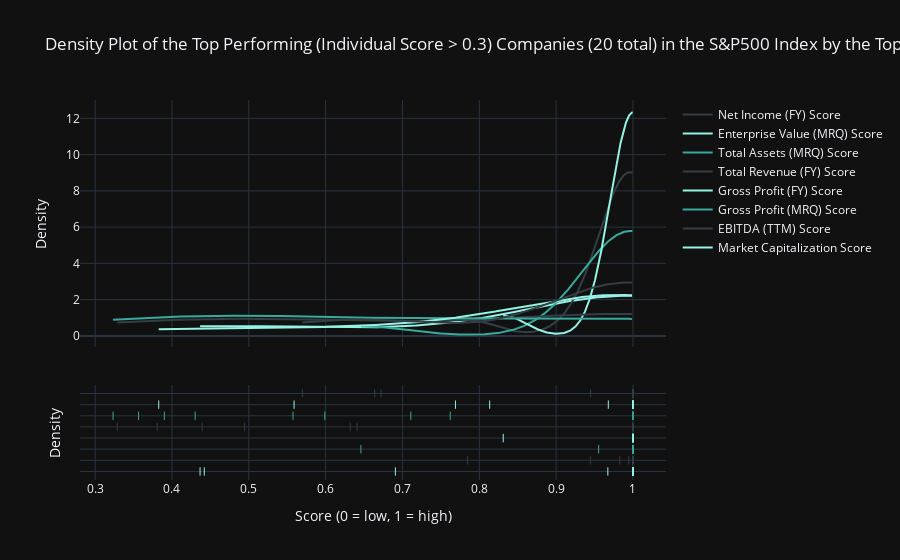

Notebook code cell kept with this figure:
### Markdown cell above
The density plot of the top predictors for equity performance exhbits a clear leftwards-skewed distribution trend compared to the density plot of the weakest predictors. These plots further process the excess noise from the faceted binary heat map plot by suggesting that **the top predictors for equity performance are those that most companies perform poorly on**. Therefore, being an outlier in these categories is greatly deterministic of overall performance across all other categories.

### Code cell
equities = pf.EquityData('processed_us_equities_tradingview_data_')
norm_df = equities.load_and_process('normalized_data', '../data/processed/')
cols = [col + ' Score' for col in high_cor_cols]
original_norm_df = norm_df

threshold = 0.3
for predictor in high_cor_cols:
    norm_df = norm_df[norm_df[predictor + ' Score'] > threshold]

title = f'Density Plot of the Top Performing (Individual Score > {threshold}) Companies ({len(norm_df)} total) in the S&P500 Index by the Top Predictors for Equity Performance'
viz.score_density_plot(norm_df, cols, title, normalization=False, search_for_score=False).show(config=config)

for predictor in high_cor_cols:
    original_norm_df = original_norm_df[original_norm_df[predictor + ' Score'] < threshold]

title = f'Density Plot of the Worst Performing (Individual Score < {threshold}) Companies ({len(norm_df)} total) in the S&P500 Index by the Top Predictors for Equity Performance'
viz.score_density_plot(original_norm_df, cols, title, normalization=False, search_for_score=False).show(config=config)

### Figure 1 — Plotly figure (JSON) as saved in the notebook; plotly's stock layout.template omitted (floating-point values rounded to 4 significant figures; data arrays with more than 128 entries replaced by an {"elided": "..."} marker saying what was removed)
{"data": [{"legendgroup": "Market Capitalization Score", "marker": {"color": "#94F3E4"}, "mode": "lines", "name": "Market Capitalization Score", "showlegend": true, "type": "scatter", "x": {"elided": "500 float values"}, "xaxis": "x", "y": {"elided": "500 float values"}, "yaxis": "y"}, {"legendgroup": "EBITDA (TTM) Score", "marker": {"color": "#333F44"}, "mode": "lines", "name": "EBITDA (TTM) Score", "showlegend": true, "type": "scatter", "x": {"elided": "500 float values"}, "xaxis": "x", "y": {"elided": "500 float values"}, "yaxis": "y"}, {"legendgroup": "Gross Profit (MRQ) Score", "marker": {"color": "#37AA9C"}, "mode": "lines", "name": "Gross Profit (MRQ) Score", "showlegend": true, "type": "scatter", "x": {"elided": "500 float values"}, "xaxis": "x", "y": {"elided": "500 float values"}, "yaxis": "y"}, {"legendgroup": "Gross Profit (FY) Score", "marker": {"color": "#94F3E4"}, "mode": "lines", "name": "Gross Profit (FY) Score", "showlegend": true, "type": "scatter", "x": {"elided": "500 float values"}, "xaxis": "x", "y": {"elided": "500 float values"}, "yaxis": "y"}, {"legendgroup": "Total Revenue (FY) Score", "marker": {"color": "#333F44"}, "mode": "lines", "name": "Total Revenue (FY) Score", "showlegend": true, "type": "scatter", "x": {"elided": "500 float values"}, "xaxis": "x", "y": {"elided": "500 float values"}, "yaxis": "y"}, {"legendgroup": "Total Assets (MRQ) Score", "marker": {"color": "#37AA9C"}, "mode": "lines", "name": "Total Assets (MRQ) Score", "showlegend": true, "type": "scatter", "x": {"elided": "500 float values"}, "xaxis": "x", "y": {"elided": "500 float values"}, "yaxis": "y"}, {"legendgroup": "Enterprise Value (MRQ) Score", "marker": {"color": "#94F3E4"}, "mode": "lines", "name": "Enterprise Value (MRQ) Score", "showlegend": true, "type": "scatter", "x": {"elided": "500 float values"}, "xaxis": "x", "y": {"elided": "500 float values"}, "yaxis": "y"}, {"legendgroup": "Net Income (FY) Score", "marker": {"color": "#333F44"}, "mode": "lines", "name": "Net Income (FY) Score", "showlegend": true, "type": "scatter", "x": {"elided": "500 float values"}, "xaxis": "x", "y": {"elided": "500 float values"}, "yaxis": "y"}, {"legendgroup": "Market Capitalization Score", "marker": {"color": "#94F3E4", "symbol": "line-ns-open"}, "mode": "markers", "name": "Market Capitalization Score", "showlegend": false, "type": "scatter", "x": [1, 1, 1, 1, 1, 1, 1, 1, 0.9673, 0.6908, 0.442, 0.4366], "xaxis": "x", "y": ["Market Capitalization Score", "Market Capitalization Score", "Market Capitalization Score", "Market Capitalization Score", "Market Capitalization Score", "Market Capitalization Score", "Market Capitalization Score", "Market Capitalization Score", "Market Capitalization Score", "Market Capitalization Score", "Market Capitalization Score", "Market Capitalization Score"], "yaxis": "y2"}, {"legendgroup": "EBITDA (TTM) Score", "marker": {"color": "#333F44", "symbol": "line-ns-open"}, "mode": "markers", "name": "EBITDA (TTM) Score", "showlegend": false, "type": "scatter", "x": [1, 1, 1, 1, 0.9945, 1, 1, 1, 0.9446, 1, 0.7845, 0.983], "xaxis": "x", "y": ["EBITDA (TTM) Score", "EBITDA (TTM) Score", "EBITDA (TTM) Score", "EBITDA (TTM) Score", "EBITDA (TTM) Score", "EBITDA (TTM) Score", "EBITDA (TTM) Score", "EBITDA (TTM) Score", "EBITDA (TTM) Score", "EBITDA (TTM) Score", "EBITDA (TTM) Score", "EBITDA (TTM) Score"], "yaxis": "y2"}, {"legendgroup": "Gross Profit (MRQ) Score", "marker": {"color": "#37AA9C", "symbol": "line-ns-open"}, "mode": "markers", "name": "Gross Profit (MRQ) Score", "showlegend": false, "type": "scatter", "x": [1, 1, 1, 1, 1, 1, 1, 1, 0.9554, 1, 0.6459, 1], "xaxis": "x", "y": ["Gross Profit (MRQ) Score", "Gross Profit (MRQ) Score", "Gross Profit (MRQ) Score", "Gross Profit (MRQ) Score", "Gross Profit (MRQ) Score", "Gross Profit (MRQ) Score", "Gross Profit (MRQ) Score", "Gross Profit (MRQ) Score", "Gross Profit (MRQ) Score", "Gross Profit (MRQ) Score", "Gross Profit (MRQ) Score", "Gross Profit (MRQ) Score"], "yaxis": "y2"}, {"legendgroup": "Gross Profit (FY) Score", "marker": {"color": "#94F3E4", "symbol": "line-ns-open"}, "mode": "markers", "name": "Gross Profit (FY) Score", "showlegend": false, "type": "scatter", "x": [1, 1, 1, 1, 1, 1, 1, 1, 1, 1, 0.8312, 1], "xaxis": "x", "y": ["Gross Profit (FY) Score", "Gross Profit (FY) Score", "Gross Profit (FY) Score", "Gross Profit (FY) Score", "Gross Profit (FY) Score", "Gross Profit (FY) Score", "Gross Profit (FY) Score", "Gross Profit (FY) Score", "Gross Profit (FY) Score", "Gross Profit (FY) Score", "Gross Profit (FY) Score", "Gross Profit (FY) Score"], "yaxis": "y2"}, {"legendgroup": "Total Revenue (FY) Score", "marker": {"color": "#333F44", "symbol": "line-ns-open"}, "mode": "markers", "name": "Total Revenue (FY) Score", "showlegend": false, "type": "scatter", "x": [1, 1, 1, 1, 0.632, 0.3807, 0.4393, 0.6409, 0.3287, 1, 0.4944, 1], "xaxis": "x", "y": ["Total Revenue (FY) Score", "Total Revenue (FY) Score", "Total Revenue (FY) Score", "Total Revenue (FY) Score", "Total Revenue (FY) Score", "Total Revenue (FY) Score", "Total Revenue (FY) Score", "Total Revenue (FY) Score", "Total Revenue (FY) Score", "Total Revenue (FY) Score", "Total Revenue (FY) Score", "Total Revenue (FY) Score"], "yaxis": "y2"}, {"legendgroup": "Total Assets (MRQ) Score", "marker": {"color": "#37AA9C", "symbol": "line-ns-open"}, "mode": "markers", "name": "Total Assets (MRQ) Score", "showlegend": false, "type": "scatter", "x": [1, 1, 1, 0.7622, 0.3565, 0.3233, 0.4302, 0.5989, 0.3901, 1, 0.5575, 0.7109], "xaxis": "x", "y": ["Total Assets (MRQ) Score", "Total Assets (MRQ) Score", "Total Assets (MRQ) Score", "Total Assets (MRQ) Score", "Total Assets (MRQ) Score", "Total Assets (MRQ) Score", "Total Assets (MRQ) Score", "Total Assets (MRQ) Score", "Total Assets (MRQ) Score", "Total Assets (MRQ) Score", "Total Assets (MRQ) Score", "Total Assets (MRQ) Score"], "yaxis": "y2"}, {"legendgroup": "Enterprise Value (MRQ) Score", "marker": {"color": "#94F3E4", "symbol": "line-ns-open"}, "mode": "markers", "name": "Enterprise Value (MRQ) Score", "showlegend": false, "type": "scatter", "x": [1, 1, 1, 1, 1, 0.769, 0.9679, 0.8135, 1, 1, 0.3827, 0.5589], "xaxis": "x", "y": ["Enterprise Value (MRQ) Score", "Enterprise Value (MRQ) Score", "Enterprise Value (MRQ) Score", "Enterprise Value (MRQ) Score", "Enterprise Value (MRQ) Score", "Enterprise Value (MRQ) Score", "Enterprise Value (MRQ) Score", "Enterprise Value (MRQ) Score", "Enterprise Value (MRQ) Score", "Enterprise Value (MRQ) Score", "Enterprise Value (MRQ) Score", "Enterprise Value (MRQ) Score"], "yaxis": "y2"}, {"legendgroup": "Net Income (FY) Score", "marker": {"color": "#333F44", "symbol": "line-ns-open"}, "mode": "markers", "name": "Net Income (FY) Score", "showlegend": false, "type": "scatter", "x": [1, 1, 1, 1, 1, 1, 0.9449, 1, 0.5697, 1, 0.6721, 0.6639], "xaxis": "x", "y": ["Net Income (FY) Score", "Net Income (FY) Score", "Net Income (FY) Score", "Net Income (FY) Score", "Net Income (FY) Score", "Net Income (FY) Score", "Net Income (FY) Score", "Net Income (FY) Score", "Net Income (FY) Score", "Net Income (FY) Score", "Net Income (FY) Score", "Net Income (FY) Score"], "yaxis": "y2"}], "layout": {"barmode": "overlay", "hovermode": "closest", "legend": {"traceorder": "reversed"}, "title": {"text": "Density Plot of the Top Performing (Individual Score > 0.3) Companies (20 total) in the S&P500 Index by the Top Predictors for Equity Performance"}, "xaxis": {"anchor": "y2", "domain": [0, 1], "title": {"text": "Score (0 = low, 1 = high)"}, "zeroline": false}, "yaxis": {"anchor": "free", "domain": [0.35, 1], "position": 0, "title": {"text": "Density"}}, "yaxis2": {"anchor": "x", "domain": [0, 0.25], "dtick": 1, "showticklabels": false, "title": {"text": "Density"}}}}
